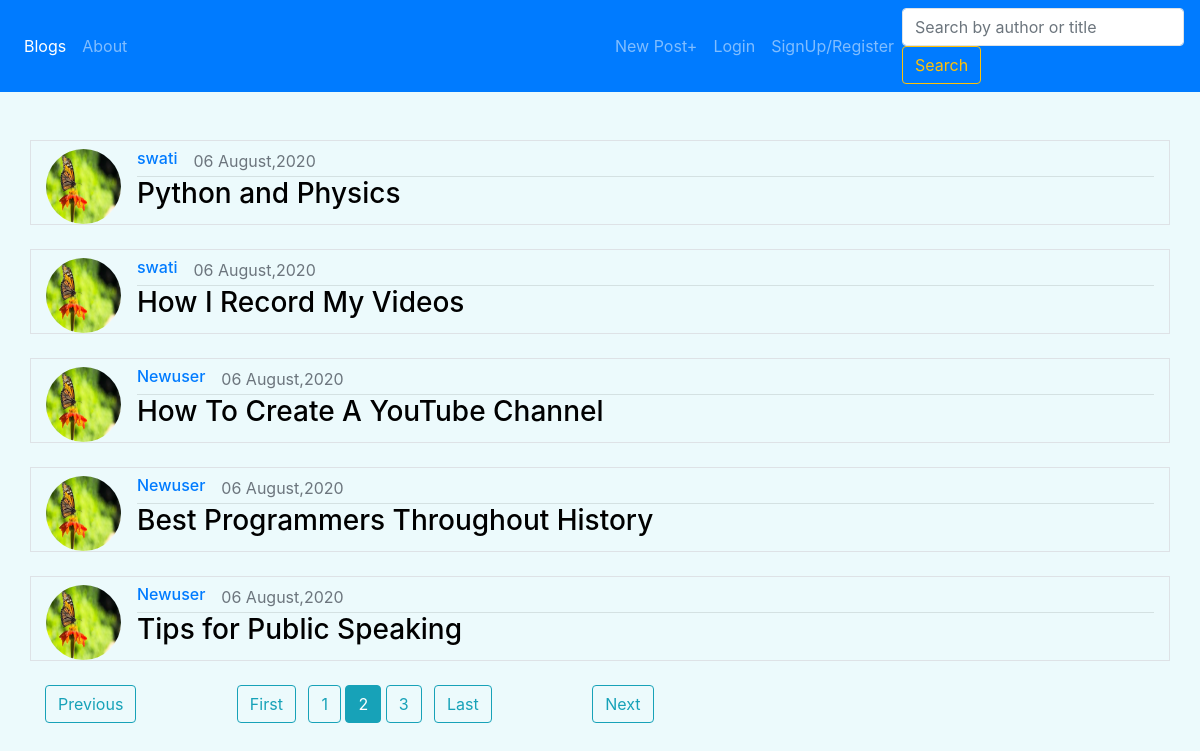
Screenshot of /?page=2 with the database file from the repository.
### blog/models.py (models this page shows, shortened)
class Post(models.Model):
    title = models.CharField(max_length =100)
    content = models.TextField()
    description = models.CharField(blank=True, null=True ,max_length=300)
    date_posted = models.DateTimeField(default = timezone.now, blank=True)
    author = models.ForeignKey(User ,on_delete=models.CASCADE)

### Users/models.py (models this page shows, shortened)
class Profile(models.Model):
    user = models.OneToOneField(User , on_delete= models.CASCADE)
    image = models.ImageField(default= 'default.jpg' , upload_to= 'profile_media')

### blog/views.py (the view)
# urls.py: path('', PostListView.as_view(), name="blog-home"),
class PostListView(ListView):
    model = Post
    context_object_name = 'posts'
    paginate_by = 5
    query=''
    def get_queryset(self,*args,**kwargs):
        post_filtered = Post.objects.filter(Q(title__icontains=self.query) |Q(author__username__icontains=self.query) )
        return post_filtered.order_by('-date_posted','-pk')
    def get(self, request):
        if request.GET.get('query'):
            self.query = request.GET.get('query')
        return super().get(request)

### blog/templates/blog/post_list.html (shortened to what this page needs)
{% extends "blog/base.html" %}
{% block content %}
  <br><br>
  {% if posts %}
        {% for post in posts %}
          <div class="container media border">
            <img src={{post.author.profile.image.url}} class="mr-3 mt-2 rounded-circle equal"  alt="image">
            <div class="media-body">
              <div class = " mt-2" style = "display : flex;">
                <a href = {% url "user-posts" post.author.username %} class = "mr-3"> <h6 >  {{post.author}}    </h6>  </a>
                <span class ='text-muted' > {{post.date_posted|date:"d F,Y"}}  </span>
              </div>
              <hr class="mt-0 mb-0">
              <h3 class = "text-monospace mt-0" >
                <a href={% url "post-detail" post.pk %} class="heading">{{post.title}}</a>
              </h3>
            </div>
          </div>
          <br>
        {% endfor %}
  {% elif user.username == view.kwargs.username %}
    <h2 class="container bg-white font-italic">You have not created any posts yet.</div>
  {% elif page %}
    <h2 class="container bg-white font-italic">{{view.kwargs.username}} has not created any posts yet.</div>
  {% endif %}
  {% if is_paginated %}
  <div class="container">
    {% if page_obj.has_previous %}
      <a class="btn btn-outline-info mb-4 mr-5" href="?page={{ page_obj.previous_page_number }}">Previous</a>
      <a class="btn btn-outline-info mb-4 ml-5 mr-2" href="?page=1">First</a>
    {% endif %}
    {% for num in page_obj.paginator.page_range %}
      {% if page_obj.number == num %}
        <a class="btn btn-info mb-4" href="?page={{ num }}">{{ num }}</a>
      {% elif num > page_obj.number|add:'-2' and num < page_obj.number|add:'2' %}
        <a class="btn btn-outline-info mb-4" href="?page={{ num }}">{{ num }}</a>
      {% endif %}
    {% endfor %}
    {% if page_obj.has_next %}
      <a class="btn btn-outline-info mb-4 ml-2 mr-5" href="?page={{ page_obj.paginator.num_pages }}">Last</a>
      <a class="btn btn-outline-info mb-4 lg ml-5" href="?page={{ page_obj.next_page_number }}">Next</a>
    {% endif %}
  </div>
{% endif %}
{% endblock content %}

### blog/templates/blog/base.html (style rules this page uses)
.heading { color:black; }
.equal { width: 75px; height: 75px; aspect-ratio: 1; }
body { background: #ecfafc; }

### rows the page displays
Post: author.profile.image (picture), author "swati", date_posted "06 August,2020", title "Python and Physics"
Post: author.profile.image (picture), author "swati", date_posted "06 August,2020", title "How I Record My Videos"
Post: author.profile.image (picture), author "Newuser", date_posted "06 August,2020", title "How To Create A YouTube Channel"
Post: author.profile.image (picture), author "Newuser", date_posted "06 August,2020", title "Best Programmers Throughout History"
Post: author.profile.image (picture), author "Newuser", date_posted "06 August,2020", title "Tips for Public Speaking"

### other values shown
{{ num }} "1" "3"
{{ num }} "2"
